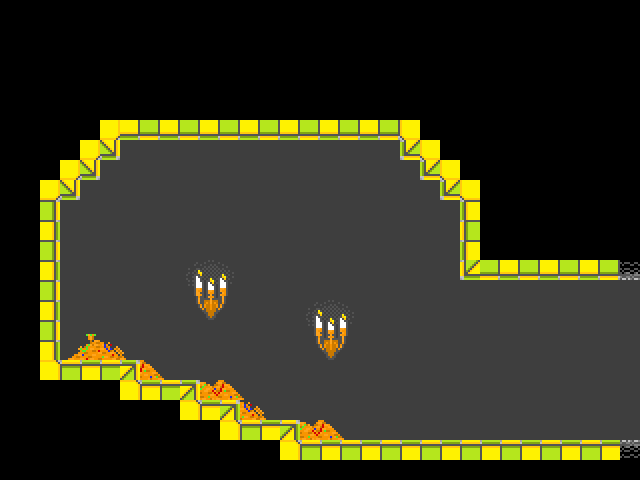

This game map was drawn from its Tiled (.tmx) file and the tilesets committed beside it. A one-line description and the trimmed map source follow:
An orthogonal 32x24 tile map with 20x20 px tiles, 2 tile layers (background, walls), 2 tilesets and 2 objects (skull0, grayWall).

<map version="1.0" orientation="orthogonal" width="32" height="24" tilewidth="20" tileheight="20">
 <properties>
  <property name="rightPortal" value="resources/cave01.tmx" />
 </properties>
 <tileset firstgid="1" name="tiles_cave" tilewidth="20" tileheight="20">
  <image source="tiles_cave.png" width="140" height="180" />
 </tileset>
 <tileset firstgid="64" name="cave_background" tilewidth="20" tileheight="20">
  <image source="cave_background.png" width="400" height="260" />
 </tileset>
 <layer name="background" width="32" height="24">
  <data>[768 cells, 328 non-empty, 18 distinct tile ids]</data>
 </layer>
 <layer name="walls" width="32" height="24">
  <data>[768 cells, 82 non-empty, 18 distinct tile ids]</data>
 </layer>
 <objectgroup name="objects" width="32" height="24">
  <object name="skull0" x="107" y="314" width="34" height="30" />
  <object name="grayWall" x="480" y="280" width="80" height="160" />
 </objectgroup>
</map>
